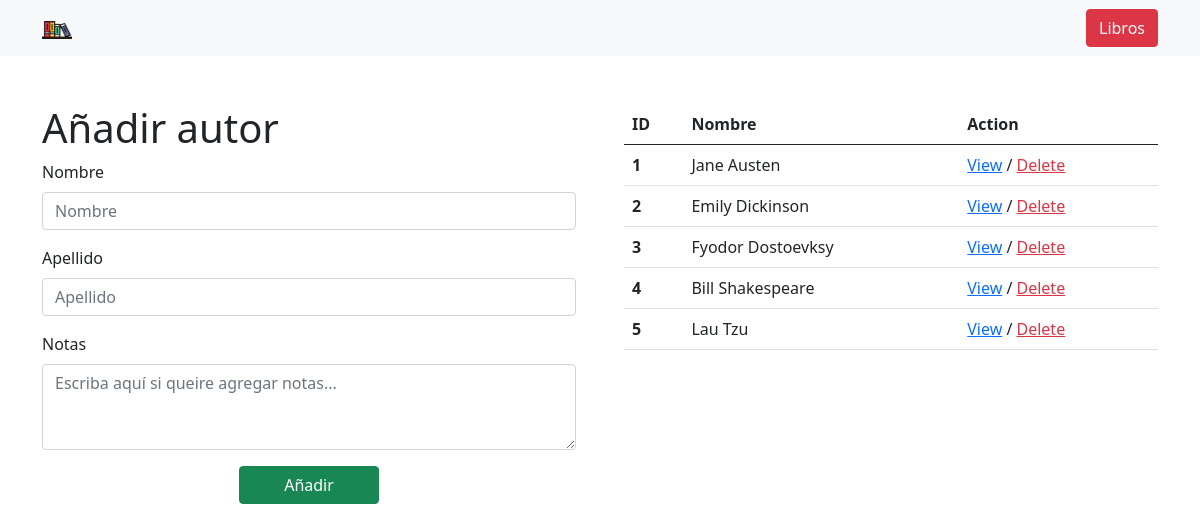
The app's page /autores, older data.
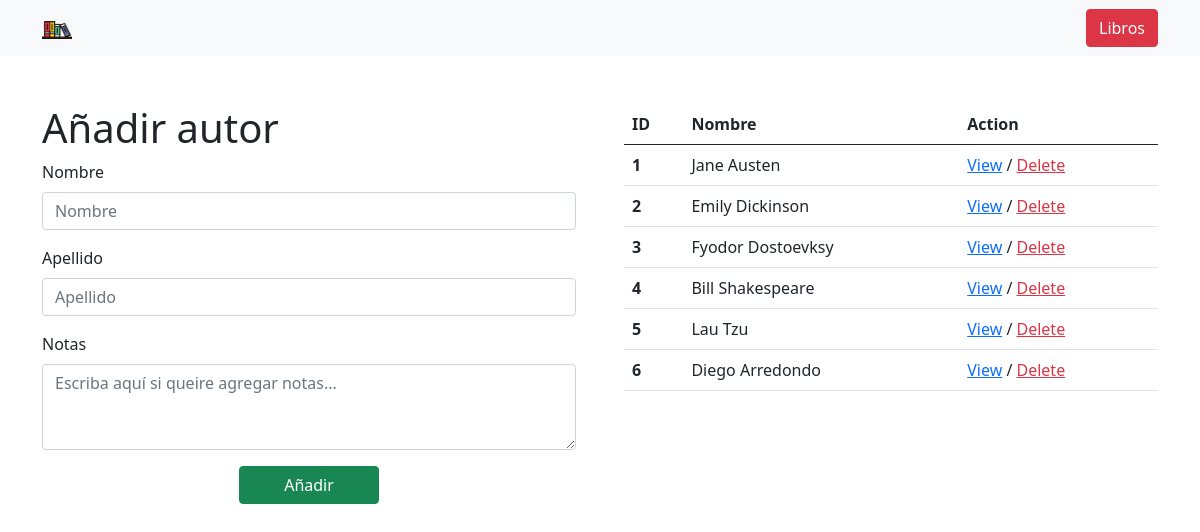
The same page, newer data.
### app/models.py (models this page shows, shortened)
class Autor(models.Model):
    first_name = models.CharField(max_length=45)
    last_name = models.CharField(max_length=45)
    libros = models.ManyToManyField(Libro,related_name="autores")
    notas = models.CharField(max_length=255)
    created_at = models.DateTimeField(auto_now_add=True)
    updated_at = models.DateTimeField(auto_now=True)
    def __str__(self):
        return  f"Nombre Autor:({self.first_name} {self.last_name})"

### app/views.py (the view)
# urls.py: path("autores",views.autores),
def autores(request):
    print(Autor.objects.all())
    context = {
        "autores" : Autor.objects.all()
    }
    return render(request, "autores.html",context)

### app/templates/autores.html (shortened to what this page needs)
<!DOCTYPE html>
<html lang="en">
<head>
    {% load static %}
    <link rel="stylesheet" href="{% static 'css/bootstrap.min.css' %}">
</head>
<body>
    <nav class="navbar navbar-light bg-light mb-5">
        <div class="container">
          <a class="navbar-brand" href="#">
            <img src="{% static 'img/libros.png' %}" alt="" width="30" height="24">
          </a>
          <a href="/libros" class="btn btn-danger">Libros</a>
        </div>
    </nav>
    <div class="container ">
        <div class="row row-cols-2 g-5">
            <div class="col-6">
                <h1>Añadir autor</h1>
                <form action="/añadir/autores" method="post">
                    <div class="row justify-content-center">
                        <div class="col-12 mb-3">
                            <label for="NombreInput" class="form-label">Nombre</label>
                            <input name="nombre" type="text" class="form-control" id="NombreInput" placeholder="Nombre">
                        </div>
                        <div class="col-12 mb-3">
                            <label for="ApellidoInput" class="form-label">Apellido</label>
                            <input name="apellido" type="text" class="form-control" id="ApellidoInput" placeholder="Apellido">
                        </div>
                        <div class="col-12 mb-3">
                            <label for="NotasInput" class="form-label">Notas</label>
                            <textarea name="notas" class="form-control" id="NotasInput" rows="3" placeholder="Escriba aquí si queire agregar notas..."></textarea>
                        </div>
                        <button class="btn btn-success col-3 mb-3" type="submit">Añadir</button>
                    </div>
                </form>
            </div>
            <div class="col-6">
                <table class="table">
                    <thead>
                      <tr>
                        <th scope="col">ID</th>
                        <th scope="col">Nombre</th>
                        <th scope="col">Action</th>
                      </tr>
                    </thead>
                    <tbody>
                        {%for autor in autores%}
                      <tr>
                        <th scope="row">{{autor.id}}</th>
                        <td>{{autor.first_name}} {{autor.last_name}}</td>
                        <td><a href="/autor/{{autor.id}}">View</a> / <a href="/autor/eliminar/{{autor.id}}" class="text-danger">Delete</a></td>
                      </tr>
                      {%endfor%}
                    </tbody>
                  </table>
            </div>
        </div>
    </div>
</body>
</html>

Row changes from the older to the newer data that the page shows:
added Autor: id "6", first_name "Diego", last_name "Arredondo"
